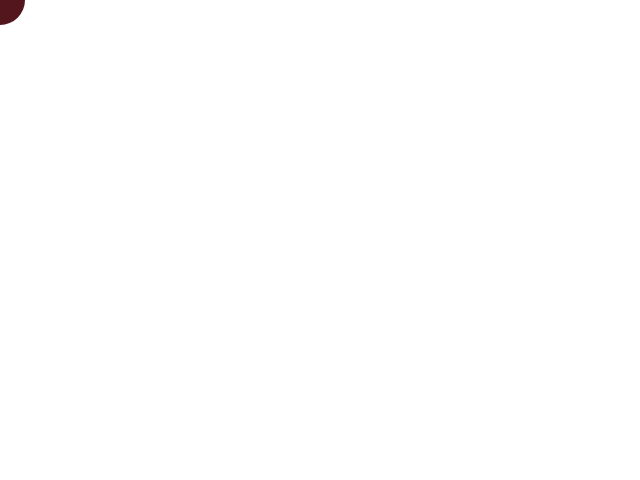
Frame 1 (no input)
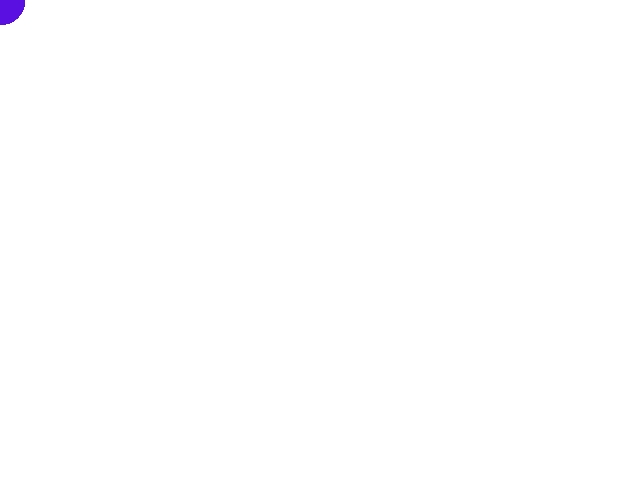
Frame 60 (no input)
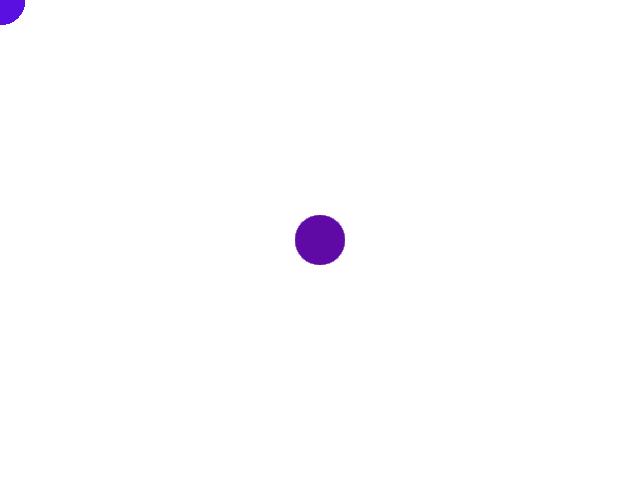
Frame 120 (the mouse pressed at the canvas centre since frame 60)

The p5.js sketch that drew these frames (run headless with seeded random() and noise() and a simulated clock; from frame 60 on, the mouse is pressed at the canvas centre):

// p5.js sketch
// ── sketch.js
var xred = 83;
var xgreen = 22;
var xblue = 30;


function circle (x, y, diameter) {
ellipse (x, y, diameter, diameter);
}

function setup() {
  createCanvas (640, 480);
  
}

function draw() {
  noStroke ();
  
  if (mouseIsPressed== true){
    fill (255, 255, 255);
    ellipse (mouseX, mouseY, 50);}
    if (mouseIsPressed== false) {
      fill (xred, xblue, xgreen);
      }
  
  xred= xred + .10;
  if (xred > 255) {
  xred= xred - .05}
  
  xblue= xblue - 1;
  if (xblue <= 0){
  xblue= 255;}
  
  xgreen= xgreen- .10;
  noStroke();
  fill (xred, xgreen, xblue);
  ellipse (mouseX, mouseY, 50);
}
